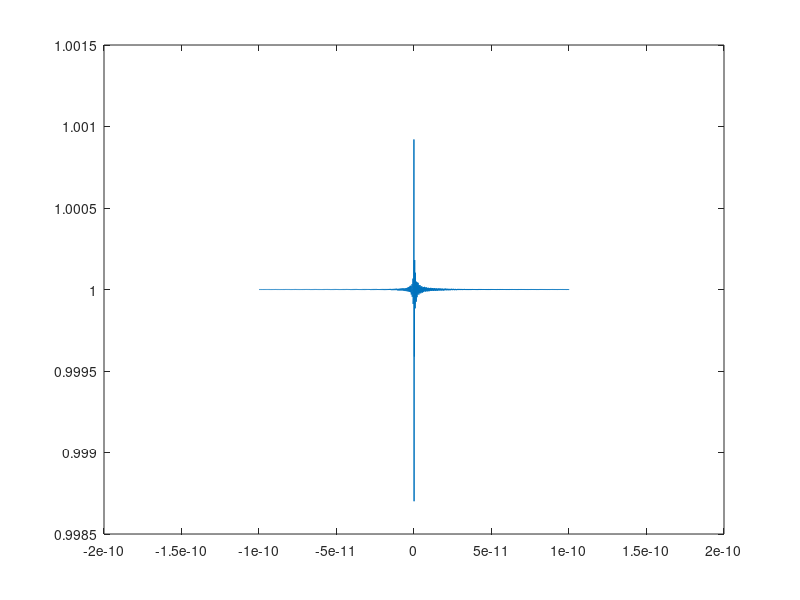
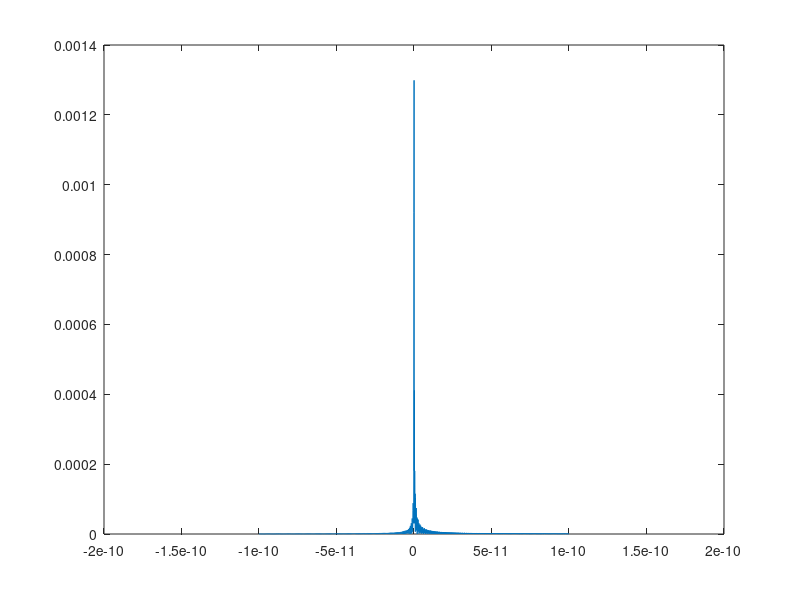

The MATLAB script that drew these images, in order:
f = @(x) (((1+x) - 1) ./ x);

I = linspace(-1e-10, 1e-10, 2000);
vals = f(I);

figure(1)
plot(I, vals);

figure(2)
plot(I, abs(1 - vals));